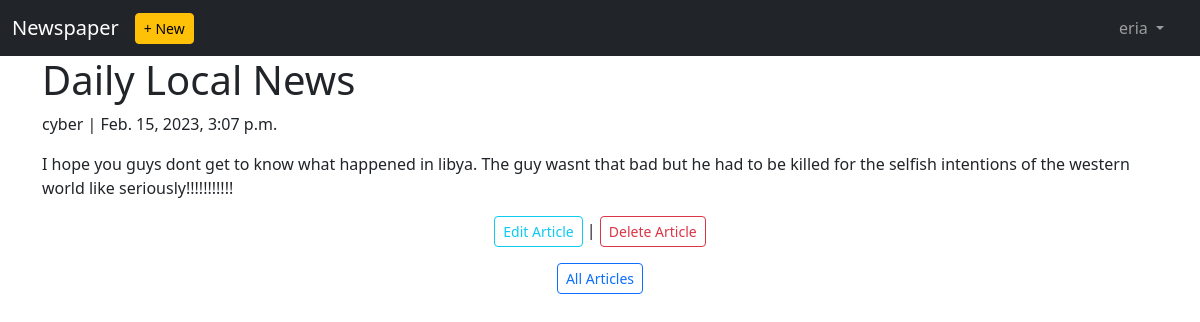
The app's page /articles/2/ (signed in) with its own data.
### users/models.py (models this page shows)
class CustomUser(AbstractUser):
    age = models.PositiveIntegerField(null=True, blank=True)

### articles/models.py (models this page shows, shortened)
class Article(models.Model):
    title = models.CharField(max_length=255)
    body = models.TextField()
    date = models.DateTimeField(auto_now_add=True)
    author = models.ForeignKey(get_user_model(), on_delete=models.CASCADE)

### articles/views.py (the view)
# urls.py: path("<int:pk>/", views.ArticleDetailView.as_view(), name="article_detail"),
class ArticleDetailView(LoginRequiredMixin,DetailView):
    model = models.Article
    template_name = "article_detail.html"
    login_url = "login"

### templates/article_detail.html
{% extends "base.html" %}
{% block content %}
    <div class="container">
    <div class="article">
        <h1>{{ object.title }}</h1>
        <p>{{ object.author }} | {{ object.date }}</p>
        <p>{{ object.body }}</p>
    </div>
    <div class="text-center">
        <p><a href="{% url 'article_edit' article.pk %}" class="btn btn-sm btn-outline-info">Edit Article</a> | <a href="{% url 'article_delete' article.pk %}" class="btn btn-sm btn-outline-danger">Delete Article</a></p>
        <p><a href="{% url 'article_list' %}" class="btn btn-sm btn-outline-primary">All Articles</a></p>
        </div>
    </div>
{% endblock content %}

### templates/base.html (shortened to what this page needs)
<html lang="en">
<head>
    <link href="https://cdn.jsdelivr.net/npm/bootstrap@5.3.0-alpha1/dist/css/bootstrap.min.css" rel="stylesheet">
</head>
<body>
    <header>
        <nav class="navbar navbar-dark bg-dark  navbar-expand-lg">
            <div class="container-fluid">
              <a class="navbar-brand" href="{% url 'home' %}">Newspaper</a>
                {% if user.is_authenticated %}
                    <ul class="navbar-nav mr-auto">
                    <li class="nav-item">
                        <a href="{% url 'article_new' %}" class="btn btn-sm btn-warning">+ New</a>
                    </li>
                    </ul>
                {% endif %}
              <div class="offcanvas offcanvas-end text-bg-dark" tabindex="-1" id="offcanvasDarkNavbar" aria-labelledby="offcanvasDarkNavbarLabel">
                {% if user.is_authenticated %}
                    <div class="offcanvas-body">
                        <ul class="navbar-nav justify-content-end flex-grow-1 pe-3">
                            <li class="nav-item dropdown">
                                <a class="nav-link dropdown-toggle" href="#" role="button" data-bs-toggle="dropdown" aria-expanded="false">
                                    {{user.username}}
                                </a>
                            </li>
                        </ul>
                    </div>
                {% endif %}
              </div>
            </div>
          </nav>
    </header>
    <main>
        {% block content %}
        {% endblock content %}
    </main>
</body>
</html>

### records on screen
CustomUser: username "eria"
Article: title "Daily Local News", author "cyber", date "Feb. 15, 2023, 3:07 p.m.", body "I hope you guys dont get to know what happened in libya. The guy wasnt that bad but he had to be killed for the selfish intentions of the western world like seriously!!!!!!!!!!!"
